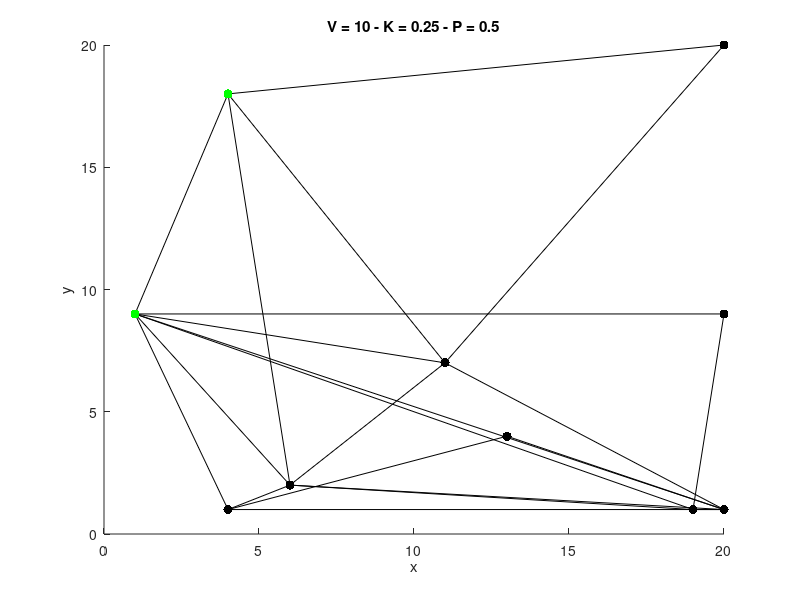

Write the MATLAB code that produced this figure.
clear all
close all
clc

coord = [[20, 20], [13, 4], [20, 1], [11, 7], [1, 9], [6, 2], [19, 1], [4, 1], [20, 9], [4, 18]];

x0 = coord(1);
y0 = coord(2);

x1 = coord(3);
y1 = coord(4);

x2 = coord(5);
y2 = coord(6);

x3 = coord(7);
y3 = coord(8);

x4 = coord(9);
y4 = coord(10);

x5 = coord(11);
y5 = coord(12);

x6 = coord(13);
y6 = coord(14);

x7 = coord(15);
y7 = coord(16);

x8 = coord(17);
y8 = coord(18);

x9 = coord(19);
y9 = coord(20);

% D_set = {9, 4};

%Edges =[(0, 3), (0, 9), (1, 2), (1, 7), (1, 9), (2, 3), (2, 4), (2, 5), (2, 6), (2, 7), (3, 4), (3, 5), 
% (3, 9), (4, 5), (4, 6), (4, 7), (4, 8), (4, 9), (5, 6), (5, 7), (5, 9), (6, 8), (7, 9)]

e03_x = [x0,x3];
e03_y = [y0, y3];

e09_x = [x0,x9];
e09_y = [y0, y9];

e12_x = [x1,x2];
e12_y = [y1, y2];

e17_x = [x1,x7];
e17_y = [y1, y7];

e19_x = [x1,x9];
e19_y = [y1, y9];

e23_x = [x2,x3];
e23_y = [y2, y3];

e24_x = [x2,x4];
e24_y = [y2, y4];

e25_x = [x2,x5];
e25_y = [y2, y5];

e26_x = [x2,x6];
e26_y = [y2, y6];

e27_x = [x2,x7];
e27_y = [y2, y7];

e34_x = [x3,x4];
e34_y = [y3, y4];

e35_x = [x3,x5];
e35_y = [y3, y5];

e39_x = [x3,x9];
e39_y = [y3, y9];

e45_x = [x4,x5];
e45_y = [y4, y5];

e46_x = [x4,x6];
e46_y = [y4, y6];


e47_x = [x4,x7];
e47_y = [y4, y7];

e48_x = [x4,x8];
e48_y = [y4, y8];

e49_x = [x4,x9];
e49_y = [y4, y9];

e56_x = [x5,x6];
e56_y = [y5, y6];

e57_x = [x5,x7];
e57_y = [y5, y7];

e59_x = [x5,x9];
e59_y = [y5, y9];

e68_x = [x6,x8];
e68_y = [y6, y8];

e79_x = [x7,x9];
e79_y = [y7, y7];


%Edges =[(0, 3), (0, 9), (1, 2), (1, 7), (1, 9), (2, 3), (2, 4), (2, 5), (2, 6), (2, 7), (3, 4), (3, 5), 
% (3, 9), (4, 5), (4, 6), (4, 7), (4, 8), (4, 9), (5, 6), (5, 7), (5, 9), (6, 8), (7, 9)]

figure(1)
hold on
plot(e03_x,e03_y,'k.-','MarkerSize',20)
plot(e09_x,e09_y,'k.-','MarkerSize',20)
plot(e12_x,e12_y,'k.-','MarkerSize',20)
plot(e17_x,e17_y,'k.-','MarkerSize',20)
plot(e23_x,e23_y,'k.-','MarkerSize',20)
plot(e24_x,e24_y,'k.-','MarkerSize',20)
plot(e25_x,e25_y,'k.-','MarkerSize',20)
plot(e26_x,e26_y,'k.-','MarkerSize',20)
plot(e27_x,e27_y,'k.-','MarkerSize',20)
plot(e34_x,e34_y,'k.-','MarkerSize',20)
plot(e35_x,e35_y,'k.-','MarkerSize',20)
plot(e39_x,e39_y,'k.-','MarkerSize',20)
plot(e45_x,e45_y,'k.-','MarkerSize',20)
plot(e46_x,e46_y,'k.-','MarkerSize',20)
plot(e47_x,e47_y,'k.-','MarkerSize',20)
plot(e48_x,e48_y,'k.-','MarkerSize',20)
plot(e49_x,e49_y,'k.-','MarkerSize',20)
plot(e56_x,e56_y,'k.-','MarkerSize',20)
plot(e57_x,e57_y,'k.-','MarkerSize',20)
plot(e59_x,e59_y,'k.-','MarkerSize',20)
plot(e68_x,e68_y,'k.-','MarkerSize',20)
plot(e79_x,e79_y,'k.-','MarkerSize',20)
plot(x4,y4,'g.', 'MarkerSize',20)
plot(x9,y9,'g.', 'MarkerSize',20)
axis([0 20 0 20])
xlabel('x')
ylabel('y')
title('V = 10 - K = 0.25 - P = 0.5')